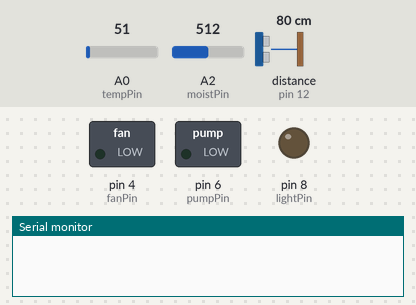
Bench run of a sketch on a simulated Arduino Mega 2560, built with avr-gcc and run on an emulated ATmega2560. On the bench: switched loads named in the sketch (green lamp = pin HIGH), output pins drawn as LEDs (lit = HIGH), the last lines printed to the serial monitor. Wiring (inferred from the names in the program): ultrasonic range finder: trigger pin 11; echo pin 12. Inputs (shaded band) come from the test bench; at power-on: A0 (tempPin) = 51, A2 (moistPin) = 512, distance to the obstacle (sensor on pin 12) 80 cm. The echo pulse lasts 58.3 µs per cm; the modem accepts every AT command (registered, SIM ready, sends succeed) and sends nothing else; pins used as bus, display or sensor lines are not drawn.

Above: at 0.1 s.
At 14.6 s:
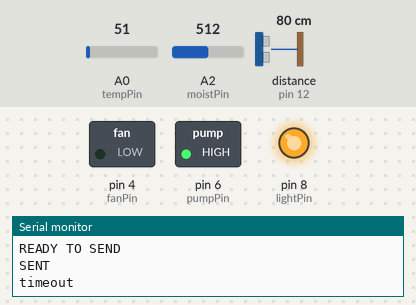
Timing chart, 0 to 16.1 s (numbered marks = the images above):
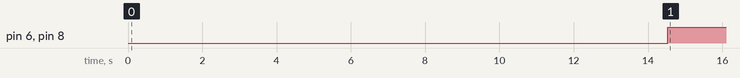

Measured:
- by itself, pin 6 (pumpPin), pin 8 (lightPin): LOW → HIGH at 14.5 s

The sketch:

espfinalcpy.ino
```cpp
//SSID + KEY
const char SSID_ESP[] = "YOUR SSID";
const char SSID_PASS[] ="YOUR PASSWORD";

// URLs
String URL_webhost = "GET http://iot.hique.in/micro.php?te=";
//MODES
const char CWMODE = '1';//CWMODE 1=STATION, 2=APMODE, 3=BOTH
const char CIPMUX = '1';//CWMODE 0=Single Connection, 1=Multiple Connections


//DEFINE ALL FUNCTIONS HERE`
boolean setup_ESP();
boolean read_ESP(const char keyword1[], int key_size, int timeout_val, byte mode);
void serial_dump_ESP();
boolean connect_ESP();
void connect_webhost();

//DEFINE ALL GLOBAL VAARIABLES HERE
//int unit_id = 1;
int temp_value ;
int moist_value ;
int fan_value;
int pump_value;
int light_value;

 int duration,distance;
unsigned long timeout_start_val;
char data_from_ESP[20];//first byte is the length of bytes
char payload[150];
byte payload_size=0;
String URL_withPacket ;
String payload_closer = " HTTP/1.0\r\n\r\n";
const int tempPin=A0;
const int moistPin=A2;
const int trigPin=11;
const int  echoPin=12;
const int fanPin=4;
const int pumpPin=6;
const int lightPin=8;
char f_from_ESP;
char p_from_ESP;
char l_from_ESP;

//DEFINE KEYWORDS HERE
const char keyword_OK[] = "OK";
const char keyword_Ready[] = "ready";
const char keyword_co[]="WIFI CONNECTED";
const char keyword_con[]="CONNECT";
const char keyword_arrow[] = ">";
const char keyword_sendok[] = "SEND OK";
const char keyword_closed[] = "CLOSED";
const char keyword_f[] = "_f";
const char keyword_p[] = "_p";
const char keyword_l[] = "_l";
const char keyword_hash[] = "#";


void setup(){

  Serial2.begin(115200);//default baudrate for ESP
   Serial.begin(115200); //for status and debug
  pinMode(tempPin,INPUT);
  pinMode(moistPin,INPUT);
  pinMode(trigPin,OUTPUT);
  pinMode(echoPin,INPUT);
  pinMode(fanPin,OUTPUT);
  pinMode(pumpPin,OUTPUT);
  pinMode(lightPin,OUTPUT);

  setup_ESP();
}

void loop(){

  temp_value = analogRead(tempPin);
  temp_value=((5.0*temp_value*100.0)/1024.0);
   moist_value = analogRead(moistPin);
  moist_value=map(moist_value,1023,230,0,100);
  digitalWrite(trigPin,HIGH);
 delayMicroseconds(1000);
 digitalWrite(trigPin,LOW);
 duration=pulseIn(echoPin,HIGH);
 distance=(duration/2)*0.034;
   connect_webhost();
  digitalWrite(fanPin,fan_value);
  digitalWrite(pumpPin,!pump_value);
  digitalWrite(lightPin,!light_value);


  delay(3000);//3 seconds between tries

}
```

connect_Webhost.ino
```cpp
void connect_webhost(){

URL_withPacket = URL_webhost;//pull in the base URL
//URL_withPacket += "&te=";//unit id 1
URL_withPacket += String(temp_value);//temp sensor value
URL_withPacket += "&mo=";
URL_withPacket += String(moist_value);
URL_withPacket += "&ul=";
URL_withPacket += String(distance);
URL_withPacket += payload_closer;


  payload_size=0;
  for(int i=0; i<(URL_withPacket.length()); i++){//using a string this time, so use .length()
    payload[i] = URL_withPacket[i];//build up the payload
   payload_size++;//increment the counter
  }

  if(connect_ESP()) {

       if(read_ESP(keyword_f,sizeof(keyword_f),5000,0)){
          if(read_ESP(keyword_hash,sizeof(keyword_hash),5000,1)){
            f_from_ESP=data_from_ESP[1];

        if(read_ESP(keyword_p,sizeof(keyword_p),5000,0)){
          if(read_ESP(keyword_hash,sizeof(keyword_hash),5000,1)){
             p_from_ESP=data_from_ESP[1];


        if(read_ESP(keyword_l,sizeof(keyword_l),5000,0)){
          if(read_ESP(keyword_hash,sizeof(keyword_hash),5000,1)){
            l_from_ESP=data_from_ESP[1];


            if(read_ESP(keyword_closed,sizeof(keyword_closed),5000,0)){
              // delay(10);
              Serial.println("FOUND DATA & DISCONNECTED");
              serial_dump_ESP();//now we can clear out the buffer and read whatever is still there

                 fan_value=f_from_ESP - 48;    //parse ASCII char and convert into integer

                 pump_value=p_from_ESP - 48;

                 light_value=l_from_ESP - 48;

              Serial.println("");


                }
              }
            }
          }
          }
      }
    }
  }


}
```

connect_esp.ino
```cpp
boolean connect_ESP() //returns 1 if successful or 0 if not
{
  Serial.println("CONNECTING");
  Serial2.println("AT+CIPSTART=0,\"TCP\",\"www.hique.in\",80");//connect to your web server


  if(read_ESP(keyword_con,sizeof(keyword_con),5000,0)){
  //serial_dump_ESP();
  delay(500);
  Serial.println("CONNECTED");
  Serial2.print("AT+CIPSEND=0,");
  Serial2.println(payload_size);


  if(read_ESP(keyword_arrow,sizeof(keyword_arrow),5000,0)){

    Serial.println("READY TO SEND");
    for(int i=0; i<payload_size; i++)
    Serial2.print(payload[i]);


    if(read_ESP(keyword_sendok,sizeof(keyword_sendok),5000,0)){

    Serial.println("SENT");
    return 1;
  }
 else
  Serial.println("FAILED TO SEND");

  }
  else
  Serial.println("FAILED TO GET >");

  }
  else{
  Serial.println("FAILED TO CONNECT");
  setup_ESP();
  }

}
```

read_ESP.ino
```cpp
//This function goes and finds a keyword received from the ESP

boolean read_ESP(const char keyword1[], int key_size, int timeout_val, byte mode){
  timeout_start_val=millis();
  char data_in[20];
  int scratch_length=1;
  key_size--;

  for(byte i=0; i<key_size; i++){

            while(!Serial2.available()){
              if((millis()-timeout_start_val)>timeout_val){
                Serial.println("timeout");
                return 0;
              }
            }

    data_in[i]=Serial2.read();

    if(mode==1){//this will save all of the data to the data_from_ESP
      data_from_ESP[scratch_length]=data_in[i];
      data_from_ESP[0]=scratch_length;
      scratch_length++;
    }

  }

  while(1){   //until keyword is found or timeout occurs

          for(byte i=0; i<key_size; i++){
       if(keyword1[i]!=data_in[i])
       break;
       if(i==(key_size-1)){
       return 1;
       }
     }


    //start rolling the buffer
    for(byte i=0; i<(key_size-1); i++){
      data_in[i]=data_in[i+1];
      }


            while(!Serial2.available()){
              if((millis()-timeout_start_val)>timeout_val){
                Serial.println("timeout");
                return 0;
              }
            }

    data_in[key_size-1]=Serial2.read();//save the new data in the last position in the buffer

      if(mode==1){
      data_from_ESP[scratch_length]=data_in[key_size-1];
      data_from_ESP[0]=scratch_length;
      scratch_length++;
    }

  }

}
```

serial_dump_esp.ino
```cpp
void serial_dump_ESP(){
  char temp;
  while(Serial2.available()){
    temp =Serial2.read();
    delay(1);
  }


}
```

setup_esp.ino
```cpp
boolean setup_ESP(){//returns a '1' if successful
  delay(1000);
  if(read_ESP(keyword_Ready,sizeof(keyword_Ready),5000,0))
  Serial.println("MODULE STARTED");
  Serial2.println("AT");// to make sure the ESP is responding
   if(read_ESP(keyword_OK,sizeof(keyword_OK),1000,0))
   { Serial.println("ESP CHECK OK");
    delay(500);
    }
  else
   { Serial.println("ESP CHECK FAILED");
  serial_dump_ESP();
   }
  Serial2.println("AT+CWQAP");
//  if(read_ESP(keyword_OK,sizeof(keyword_OK),2000,0))
//  Serial.println("WIFI DISCONNECTED");
//  delay(500);

   Serial2.print("AT+CWMODE=");// set the CWMODE
   Serial2.println(CWMODE);
   if(read_ESP(keyword_OK,sizeof(keyword_OK),2000,0))
 {  Serial.println("ESP CWMODE SET");
     delay(500);
 }
  else
  {
    Serial.println("ESP CWMODE SET FAILED");
   serial_dump_ESP();
  }

   String cmd="AT+CWJAP=\"";
       cmd+=SSID_ESP;
       cmd+="\",\"";
       cmd+=SSID_PASS;
       cmd+="\"";
Serial2.println(cmd);
       Serial.println(cmd);
   if(read_ESP(keyword_co,sizeof(keyword_co),50000,0))
    {Serial.println("WIFI CONNECTED");
    delay(1000);}
  else
    {Serial.println("ESP SSID SET FAILED");
  serial_dump_ESP();
    }
    Serial2.print("AT+CIPMODE=0");// set the CIPMODE
    if(read_ESP(keyword_OK,sizeof(keyword_OK),5000,0))
      {
        Serial.println("ESP SET TO NORMAL MODE");
      delay(500);
      }
      else
      {
        Serial.println("CIPMODE=0 NOT EXECUTED");
        serial_dump_ESP();
      }
   Serial2.print("AT+CIPMUX=");// set the CIPMUX
   Serial2.println(CIPMUX);
   if(read_ESP(keyword_OK,sizeof(keyword_OK),5000,0))//go look for keyword "OK" or "no change
   { Serial.println("ESP CIPMUX SET");
   delay(500);
    }
  else
    {Serial.println("ESP CIPMUX SET FAILED");
  serial_dump_ESP();

    }


}
```
